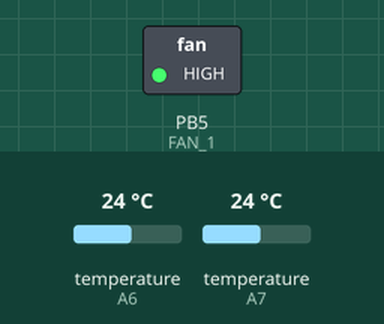
A sketch run on a simulated ATtiny85, built with avr-gcc and run on an emulated ATtiny85. Shown: switched loads named in the sketch (green lamp = pin HIGH). The test bench sets the inputs (shaded band); at power-on: temperature (sensors on A6, A7) 24 °C. What the sketch prints to the serial monitor is not drawn.

Above: at 0.1 s.
At 5.1 s:
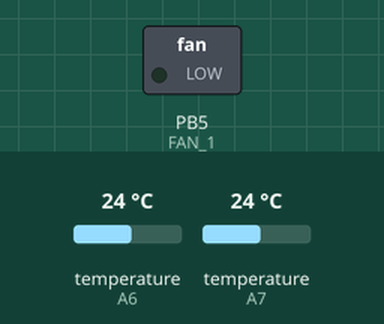
Timing chart, 0 to 6.6 s (numbered marks = the images above):
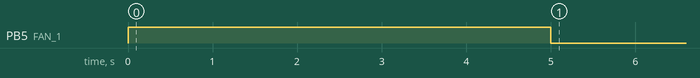

The sketch:

attiny85_fan_control_5V_32u4.ino
```cpp
// OneWire DS18B20 Temperature Switch on ATtiny85
// http://www.nerdkits.com/forum/thread/2849/
// source: http://www.electroschematics.com/9540/arduino-fan-speed-controlled-temperature/

#include <OneWire.h>

// fan switch temperatures
#define TEMP_MIN 30 // C°
#define TEMP_MAX 50 // C°

// #define FT_START 3000 // msec
#define FT_START 5000 // msec
#define DELAY_TIMEOUT    1000
#define PWM_MIN 60 // минимальное значение pwm
#define PWM_MAX 255 // максимальное значение pwm

// pins
#define DS_1 21
#define DS_2 20

// #define STATUS_LED  2
#define FAN_1 5
#define FAN_2 6

// read speed
#define FANRPM_1 19
#define FANRPM_2 18

OneWire TemperatureSensor1(DS_1);  // Dallas one wire data buss pin, a 4.7K resistor pullup is needed
OneWire TemperatureSensor2(DS_2);  // Dallas one wire data buss pin, a 4.7K resistor pullup is needed

void setup() {
    Serial.begin(9600);

    pinMode(FAN_1, OUTPUT);
    pinMode(FAN_2, OUTPUT);

    // pinMode(STATUS_LED, OUTPUT);

    // delay(1000);
    // расскрутить после включения на максимум на время FT_START и после выставить минимальную скорость
    analogWrite(FAN_1, PWM_MAX);
    analogWrite(FAN_2, PWM_MAX);
    delay(FT_START);
    analogWrite(FAN_1, PWM_MIN);
    analogWrite(FAN_2, PWM_MIN);

    pinMode(FANRPM_1, INPUT);
    pinMode(FANRPM_2, INPUT);
}

void loop() {
    delay(DELAY_TIMEOUT);
    Serial.print(F("ch1: "));
    int temp1 = ReadSensor(&TemperatureSensor1);
    SetFanSpeedWithTemp(FAN_1, temp1);
    Serial.print(F("ch2: "));
    int temp2 = ReadSensor(&TemperatureSensor2);
    SetFanSpeedWithTemp(FAN_2, temp2);
}

int16_t ReadSensor(OneWire *Sensor) {
    byte data[12];
    int16_t raw = 0;
    int16_t celsius = 0;

    Sensor->reset();       // reset one wire buss
    Sensor->skip();        // select only device
    Sensor->write(0x44);   // start conversion
    // delay(1000);        // wait for the conversion
    Sensor->reset();
    Sensor->skip();
    Sensor->write(0xBE);   // Read Scratchpad
    for (byte i = 0; i < 9; i++) {       // 9 bytes
        data[i] = Sensor->read();
    }
    // Convert the data to actual temperature
    raw = (data[1] << 8) | data[0];
    celsius = raw / 16;
    return celsius;
}

void SetFanSpeedWithTemp(int fanPin, int temp) {
    int fanSpeed = PWM_MIN;
    // if(temp < TEMP_MIN) {   // if temp is lower than minimum temp
        // fanSpeed = 0;      // fan is not spinning
        // digitalWrite(fanPin, LOW);
    // }
    if(temp < TEMP_MIN) {
        analogWrite(fanPin, PWM_MIN);
    }
    if((temp >= TEMP_MIN) && (temp <= TEMP_MAX)) {  // if temperature is higher than minimum temp
        fanSpeed = map(temp, TEMP_MIN, TEMP_MAX, PWM_MIN, PWM_MAX); // the actual speed of fan
        analogWrite(fanPin, fanSpeed);  // spin the fan at the fanSpeed speed
    }

    if(temp > TEMP_MAX) {        // if temp is higher than tempMax
        fanSpeed = PWM_MAX;
    }
    // if(temp > TEMP_MAX) {        // if temp is higher than tempMax
        // digitalWrite(STATUS_LED, HIGH);  // turn on led
    // } else {                    // else turn of led
        // digitalWrite(STATUS_LED, LOW);
    // }
    int fanPrecent = map(fanSpeed, PWM_MIN, PWM_MAX, 0, 100);

    Serial.print(temp);      // display the temperature
    Serial.print(F("C; "));

    Serial.print(fanPrecent);    // display the fan percent
    Serial.print(F("%; "));

    Serial.print(fanSpeed);    // display the fan pwm
    Serial.print(F("pwm; "));

    Serial.print(FANRPM_1);    // display the fan rpm
    Serial.print(F("RPM; "));

    Serial.print(millis()/1000);    // display the second job after start
    Serial.println(F("Sec"));
}
```
